Frame 1 (no input): blank canvas, image omitted
Frame 60 (no input): blank canvas, image omitted
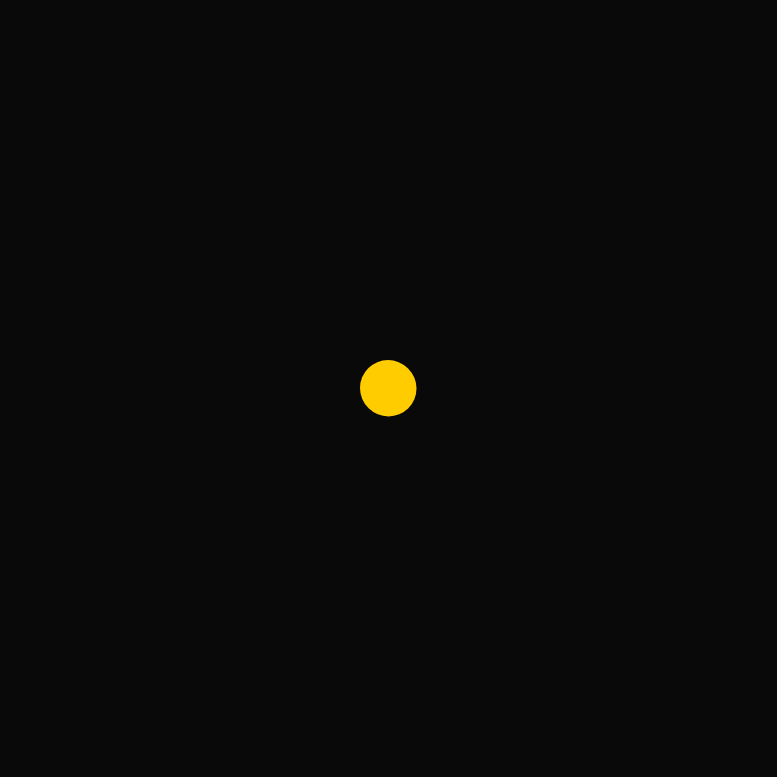
Frame 120 (the mouse pressed at the canvas centre since frame 60)

The p5.js sketch whose frames 1 and 60 were blank and that drew this single picture after the mouse press (run headless with seeded random() and noise() and a simulated clock; from frame 60 on, the mouse is pressed at the canvas centre):

// p5.js sketch
// ── sketch.js
function setup() {
    createCanvas(777, 777);
  }
  
  function draw() {
    background(9)
    noCursor()
    
    // let angle = map(
    //   mouseX,
    //   0, width,
    //   0, 360
    // )
    strokeWeight(mouseX % 83)
    stroke(255, 204, 0)
    line(width / 2, height / 2, mouseX, mouseY)
    
  }
